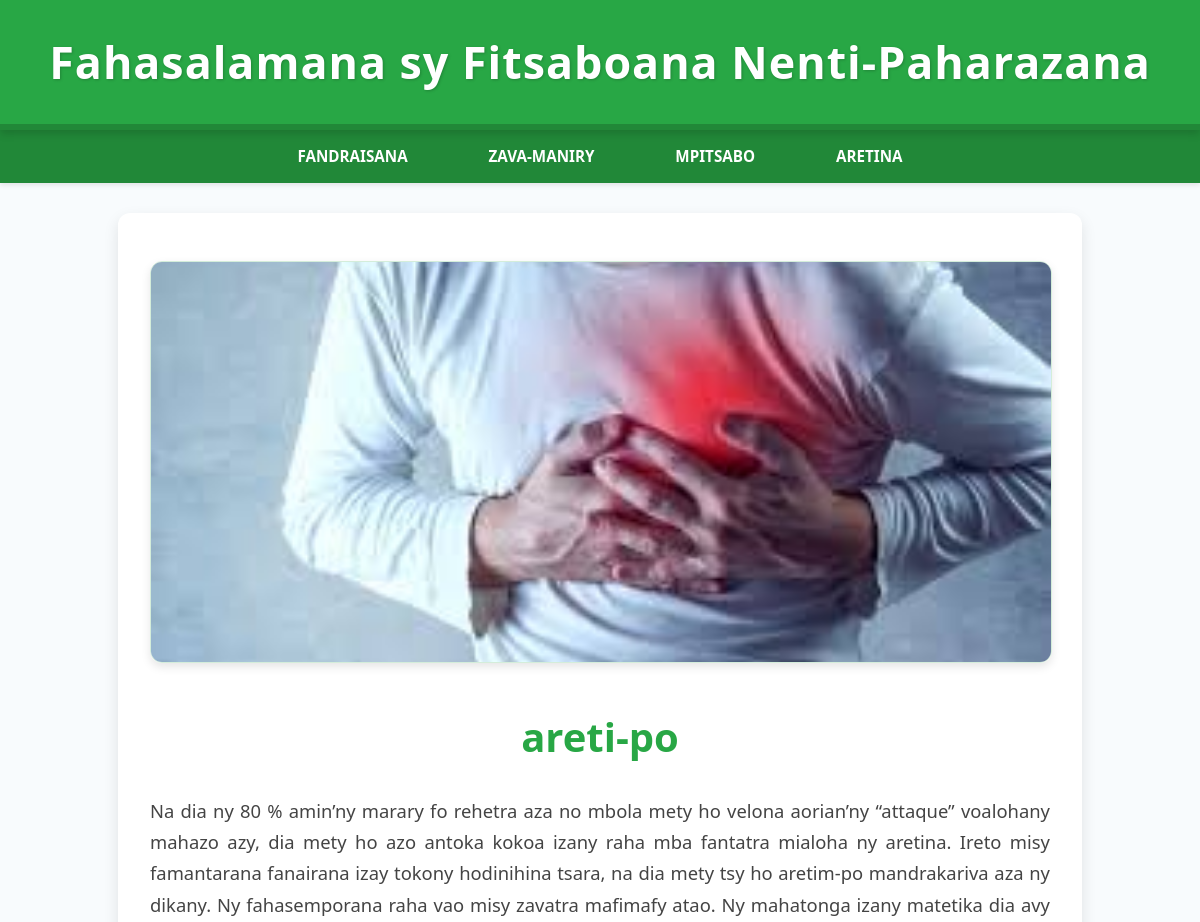
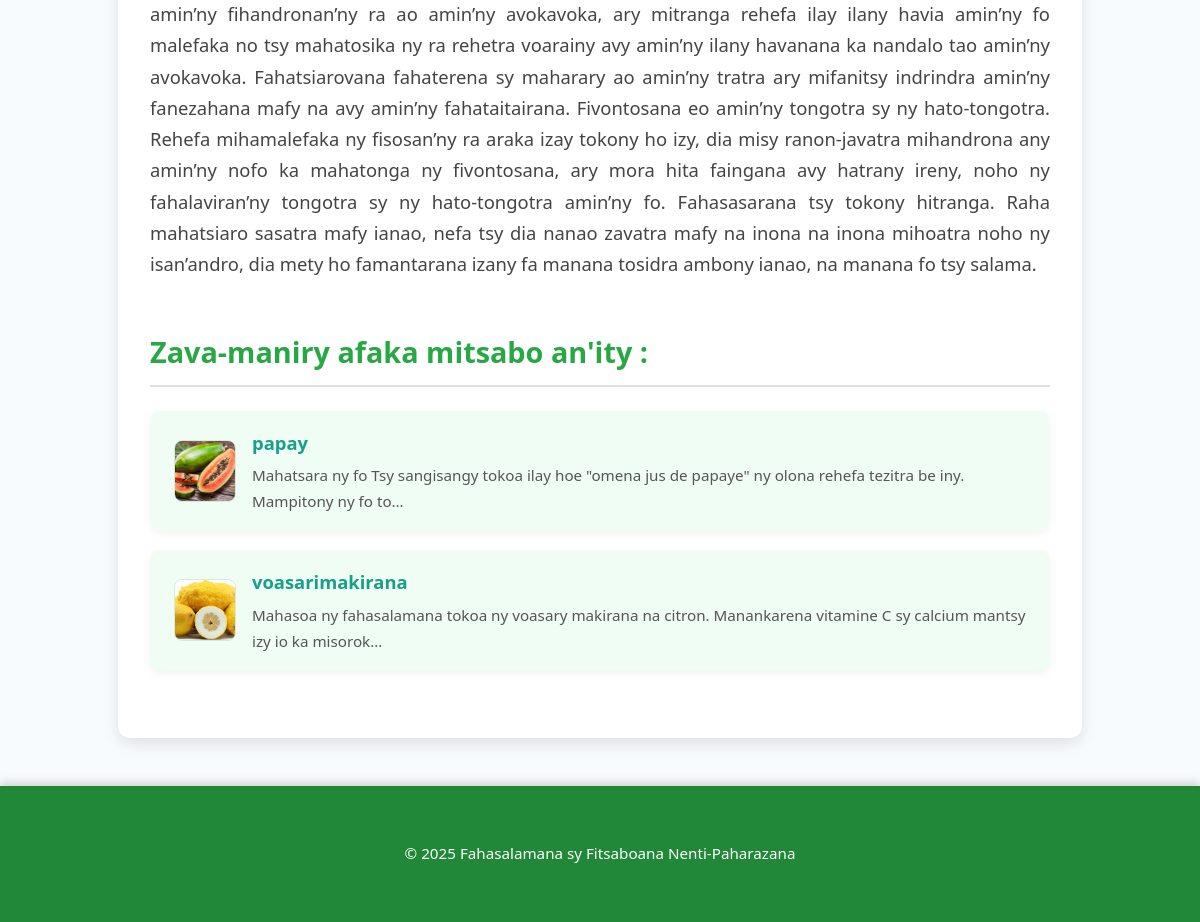
Screenshot of /aretina/3/ with the database file from the repository (2 pictures, top to bottom).
### fahasalamana/models.py (models this page shows, shortened)
class Aretina(models.Model):
    anarana = models.CharField(max_length=200)
    famaritana = models.TextField()
    sary = models.ImageField(upload_to='sary_aretina/', blank=True, null=True)
    daty_nampidirana = models.DateTimeField(auto_now_add=True)

class ZavaManiry(models.Model):
    anarana = models.CharField(max_length=200)
    famaritana = models.TextField()
    sary = models.ImageField(upload_to='sary_zava_maniry/', blank=True, null=True)
    aretina_tsaboina = models.ManyToManyField(Aretina, related_name='zava_maniry_tsaboina', blank=True)
    daty_nampidirana = models.DateTimeField(auto_now_add=True)

### fahasalamana/views.py (the view)
# urls.py: path('aretina/<int:pk>/', aretina_detail, name='aretina_detail'), # Antsipiriany Aretina
def aretina_detail(request, pk):
    aretina = get_object_or_404(Aretina, pk=pk)
    return render(request, 'aretina_mpitsony.html', {'aretina': aretina})

### fahasalamana/templates/aretina_mpitsony.html (shortened to what this page needs)
<!DOCTYPE html>
<html lang="mg">
<head>
</head>
<body>
<header class="loham-boambirano">
    <h1>Fahasalamana sy Fitsaboana Nenti-Paharazana</h1>
</header>
<nav class="sakafo-navigasiona">
    <a href="{% url 'fandraisana' %}">Fandraisana</a>
    <a href="{% url 'zavamaniry_list' %}">Zava-maniry</a>
    <a href="{% url 'mpitsabo_list_for_mpampiasa' %}">Mpitsabo</a>
    <a href="{% url 'aretina_list' %}">Aretina</a>
</nav>
<main class="fizarana-fototra">
    {% if aretina.sary %}
        <img src="{{ aretina.sary.url }}" alt="Sarin'ny {{ aretina.anarana }}" class="aretina-img">
    {% else %}
        <div class="aretina-img placeholder-img">Tsy misy sary ho an'ity aretina ity</div>
    {% endif %}
    <h2 class="aretina-title">{{ aretina.anarana }}</h2>
    <div class="aretina-desc">{{ aretina.famaritana }}</div>
    <div>
        <div>
            <div class="loham-zava">Zava-maniry afaka mitsabo an'ity :</div>
            <ul class="zava-list">
                {% for zava in aretina.zava_maniry_tsaboina.all %}
                    <li style="display: flex; align-items: center;">
                        {% if zava.sary %}
                            <img src="{{ zava.sary.url }}" alt="Sarin'i {{ zava.anarana }}" style="width:60px; height:60px; object-fit:cover; border-radius:8px; margin-right:1rem; border:1px solid #d4edda;">
                        {% else %}
                            <div style="width:60px; height:60px; background:#e0e0e0; display:flex; align-items:center; justify-content:center; color:#888; font-size:0.75em; border-radius:8px; margin-right:1rem; border:1px dashed #ccc;">
                                Tsy misy sary
                            </div>
                        {% endif %}
                        <div>
                            <a href="{% url 'zavamaniry_detail' zava.id %}">{{ zava.anarana }}</a>
                            <span class="famaritana-zava">{{ zava.famaritana|truncatechars:120 }}</span>
                        </div>
                    </li>
                {% empty %}
                    <li>Tsy misy zava-maniry afaka mitsabo an'ity aretina ity.</li>
                {% endfor %}
            </ul>
        </div>
    </div>
</main>
<footer class="tongotra">
    <p>© 2025 Fahasalamana sy Fitsaboana Nenti-Paharazana</p>
</footer>
</body>
</html>

### fahasalamana/templates/aretina_mpitsony.html (style rules this page uses)
body { font-family: 'Segoe UI', Tahoma, Geneva, Verdana, sans-serif; line-height: 1.7; margin: 0; padding: 0; background-color: #f8fbfd; color: #333; }
.loham-boambirano { background-color: #28a745; color: white; padding: 1.5rem 0; text-align: center; border-bottom: 6px solid #218838; box-shadow: 0 4px 8px rgba(0, 0, 0, 0.15); position: sticky; top: 0; z-index: 100; }
.loham-boambirano h1 { margin: 0; font-size: 2.8em; letter-spacing: 1px; text-shadow: 1px 1px 3px rgba(0, 0, 0, 0.2); }
.sakafo-navigasiona { background-color: #218838; padding: 0.8rem 0; text-align: center; box-shadow: 0 2px 5px rgba(0, 0, 0, 0.1); position: relative; z-index: 99; }
.sakafo-navigasiona a { color: white; text-decoration: none; margin: 0 1.2rem; padding: 0.7rem 1.2rem; border-radius: 25px; transition: background-color 0.3s ease, transform 0.2s ease; font-weight: 600; text-transform: uppercase; font-size: 0.95em; }
.fizarana-fototra { padding: 3rem 2rem; max-width: 900px; margin: 30px auto; background-color: #ffffff; border-radius: 12px; box-shadow: 0 6px 15px rgba(0, 0, 0, 0.1); }
.aretina-img { width: 100%; max-height: 400px; object-fit: cover; border-radius: 12px; margin-bottom: 2.5rem; box-shadow: 0 4px 10px rgba(0, 0, 0, 0.1); display: block; border: 1px solid #d4edda; }
.aretina-title { font-size: 2.5rem; color: #28a745; margin-bottom: 1.5rem; text-align: center; font-weight: 700; }
.aretina-desc { font-size: 1.15rem; color: #444; margin-bottom: 3rem; text-align: justify; }
.loham-zava { color: #28a745; margin-bottom: 1.5rem; margin-top: 2.5rem; font-size: 1.8rem; font-weight: 600; border-bottom: 2px solid #e0e0e0; padding-bottom: 0.5rem; }
.zava-list { list-style: none; padding-left: 0; }
.zava-list li { background: #f0fdf4; margin-bottom: 1.2rem; padding: 1rem 1.5rem; border-radius: 10px; box-shadow: 0 3px 8px rgba(0, 0, 0, 0.05); color: #2c3e50; transition: transform 0.2s ease, box-shadow 0.2s ease; }
.zava-list li a { text-decoration: none; color: #16a085; font-weight: bold; font-size: 1.15em; display: block; margin-bottom: 0.3em; }
.zava-list li .famaritana-zava { font-size: 0.95em; color: #555; display: block; }
.tongotra { background: #218838; color: white; text-align: center; padding: 2.5rem 0; margin-top: 3rem; font-size: 0.95em; box-shadow: 0 -4px 8px rgba(0, 0, 0, 0.15); }

### rows the page displays
Aretina: sary (picture), anarana "areti-po", famaritana "Na dia ny 80 % amin’ny marary fo rehetra aza no mbola mety ho velona aorian’ny “attaque” voalohany mahazo azy, dia mety ho azo antoka kokoa izany raha mba fantatra mialoha ny aretina. Ireto misy famantarana fanairana izay tokony hodinihina tsara, na dia mety tsy ho aretim-po mandrakariva aza ny dikany. Ny fahasemporana raha vao misy zavatra mafimafy atao. Ny mahatonga izany matetika dia avy amin’ny fihandronan’ny ra ao amin’ny avokavoka, ary mitranga rehefa ilay ilany havia amin’ny fo malefaka no tsy mahatosika ny ra rehetra voarainy avy amin’ny ilany havanana ka nandalo tao amin’ny avokavoka. Fahatsiarovana fahaterena sy maharary ao amin’ny tratra ary mifanitsy indrindra amin’ny fanezahana…"
ZavaManiry: sary (picture), anarana "papay", famaritana "Mahatsara ny fo Tsy sangisangy tokoa ilay hoe \"omena jus de papaye\" ny olona rehefa tezitra be iny. Mampitony ny fo to…"
ZavaManiry: sary (picture), anarana "voasarimakirana", famaritana "Mahasoa ny fahasalamana tokoa ny voasary makirana na citron. Manankarena vitamine C sy calcium mantsy izy io ka misorok…"
